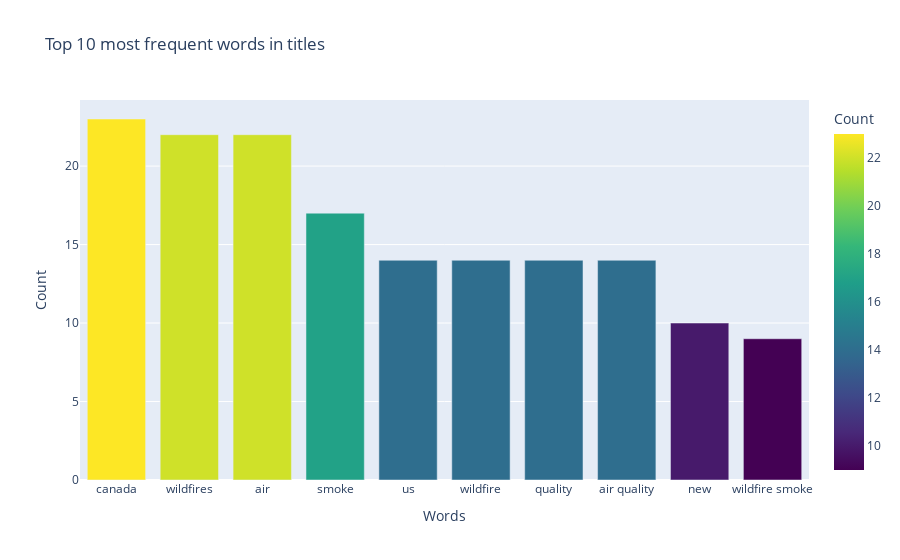
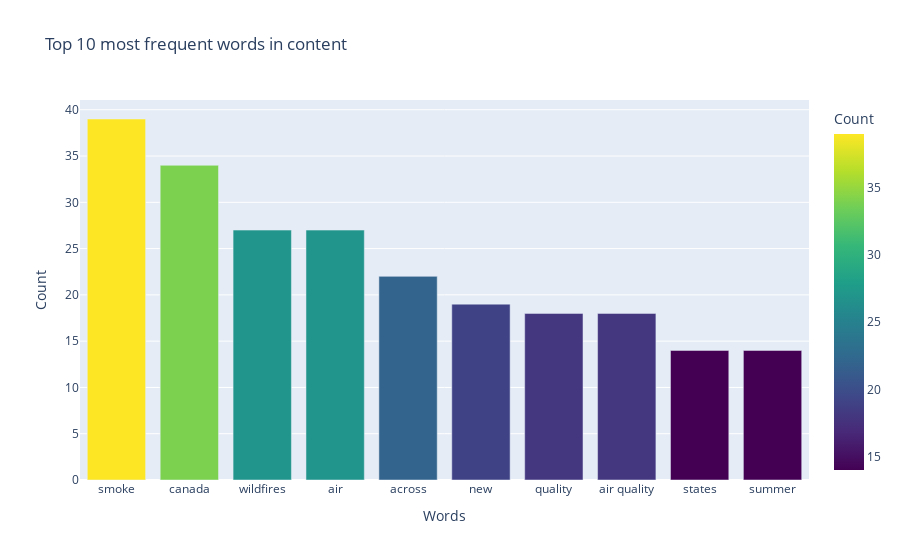

Here is the notebook cell these charts were saved with, in order:
### Code cell
from sklearn.feature_extraction.text import CountVectorizer
from nltk.corpus import stopwords
import matplotlib.pyplot as plt
import nltk
import pandas as pd

nltk.download('punkt')
nltk.download('stopwords')

# Define English stop words
stop_words = stopwords.words('english')

# Add 'chars' and 'li' to the list of stop words
stop_words.extend(['chars', 'li'])

# Create two CountVectorizers
vectorizer_title = CountVectorizer(stop_words=stop_words, ngram_range=(1, 3))
vectorizer_content = CountVectorizer(stop_words=stop_words, ngram_range=(1, 3))

# Fit and transform the title and content of the articles
X_title = vectorizer_title.fit_transform(df['title'])
X_content = vectorizer_content.fit_transform(df['content'])

# Create DataFrames from the transformed data
count_df_title = pd.DataFrame(X_title.toarray(), columns=vectorizer_title.get_feature_names_out())
count_df_content = pd.DataFrame(X_content.toarray(), columns=vectorizer_content.get_feature_names_out())

# Sum up the counts of each word
word_counts_title = count_df_title.sum(axis=0)
word_counts_content = count_df_content.sum(axis=0)

# Sort the words by frequency
word_counts_sorted_title = word_counts_title.sort_values(ascending=False)
word_counts_sorted_content = word_counts_content.sort_values(ascending=False)

# Get the 10 most common words
top_10_title = word_counts_sorted_title.head(10)
top_10_content = word_counts_sorted_content.head(10)

# Create a DataFrame for top 10 words in titles
top_10_title_df = top_10_title.reset_index()
top_10_title_df.columns = ['word', 'count']

# Create a DataFrame for top 10 words in content
top_10_content_df = top_10_content.reset_index()
top_10_content_df.columns = ['word', 'count']

# Create plotly figures
fig_title = px.bar(top_10_title_df, x='word', y='count', title='Top 10 most frequent words in titles',
                   labels={'word': 'Words', 'count': 'Count'}, color='count', color_continuous_scale='Viridis')
fig_content = px.bar(top_10_content_df, x='word', y='count', title='Top 10 most frequent words in content',
                     labels={'word': 'Words', 'count': 'Count'}, color='count', color_continuous_scale='Viridis')

# Show the plots
fig_title.show()
fig_content.show()

# save as html

fig_title.write_html('top_10_words_titles.html', auto_open=True)
fig_content.write_html('top_10_words_content.html', auto_open=True)

### Figure 1 — Plotly figure (JSON) as saved in the notebook; plotly's stock layout.template omitted (floating-point values rounded to 4 significant figures)
{"data": [{"alignmentgroup": "True", "hovertemplate": "Words=%{x}<br>Count=%{marker.color}<extra></extra>", "legendgroup": "", "marker": {"color": [23, 22, 22, 17, 14, 14, 14, 14, 10, 9], "coloraxis": "coloraxis", "pattern": {"shape": ""}}, "name": "", "offsetgroup": "", "orientation": "v", "showlegend": false, "textposition": "auto", "type": "bar", "x": ["canada", "wildfires", "air", "smoke", "us", "wildfire", "quality", "air quality", "new", "wildfire smoke"], "xaxis": "x", "y": [23, 22, 22, 17, 14, 14, 14, 14, 10, 9], "yaxis": "y"}], "layout": {"barmode": "relative", "coloraxis": {"colorbar": {"title": {"text": "Count"}}, "colorscale": [[0, "#440154"], [0.1111, "#482878"], [0.2222, "#3e4989"], [0.3333, "#31688e"], [0.4444, "#26828e"], [0.5556, "#1f9e89"], [0.6667, "#35b779"], [0.7778, "#6ece58"], [0.8889, "#b5de2b"], [1, "#fde725"]]}, "legend": {"tracegroupgap": 0}, "title": {"text": "Top 10 most frequent words in titles"}, "xaxis": {"anchor": "y", "domain": [0, 1], "title": {"text": "Words"}}, "yaxis": {"anchor": "x", "domain": [0, 1], "title": {"text": "Count"}}}}

### Figure 2 — Plotly figure (JSON) as saved in the notebook; plotly's stock layout.template omitted (floating-point values rounded to 4 significant figures)
{"data": [{"alignmentgroup": "True", "hovertemplate": "Words=%{x}<br>Count=%{marker.color}<extra></extra>", "legendgroup": "", "marker": {"color": [39, 34, 27, 27, 22, 19, 18, 18, 14, 14], "coloraxis": "coloraxis", "pattern": {"shape": ""}}, "name": "", "offsetgroup": "", "orientation": "v", "showlegend": false, "textposition": "auto", "type": "bar", "x": ["smoke", "canada", "wildfires", "air", "across", "new", "quality", "air quality", "states", "summer"], "xaxis": "x", "y": [39, 34, 27, 27, 22, 19, 18, 18, 14, 14], "yaxis": "y"}], "layout": {"barmode": "relative", "coloraxis": {"colorbar": {"title": {"text": "Count"}}, "colorscale": [[0, "#440154"], [0.1111, "#482878"], [0.2222, "#3e4989"], [0.3333, "#31688e"], [0.4444, "#26828e"], [0.5556, "#1f9e89"], [0.6667, "#35b779"], [0.7778, "#6ece58"], [0.8889, "#b5de2b"], [1, "#fde725"]]}, "legend": {"tracegroupgap": 0}, "title": {"text": "Top 10 most frequent words in content"}, "xaxis": {"anchor": "y", "domain": [0, 1], "title": {"text": "Words"}}, "yaxis": {"anchor": "x", "domain": [0, 1], "title": {"text": "Count"}}}}
